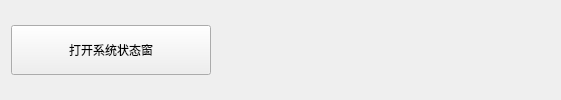
<?xml version="1.0" encoding="UTF-8"?>
<ui version="4.0">
 <class>WinSystemDebug</class>
 <widget class="QWidget" name="WinSystemDebug">
  <property name="geometry">
   <rect>
    <x>0</x>
    <y>0</y>
    <width>561</width>
    <height>100</height>
   </rect>
  </property>
  <property name="minimumSize">
   <size>
    <width>0</width>
    <height>100</height>
   </size>
  </property>
  <property name="maximumSize">
   <size>
    <width>16777215</width>
    <height>100</height>
   </size>
  </property>
  <property name="windowTitle">
   <string>WinSystemDebug</string>
  </property>
  <property name="styleSheet">
   <string notr="true">QLabel{font-size:17px;
font-weight:500;
}</string>
  </property>
  <layout class="QVBoxLayout" name="verticalLayout">
   <item>
    <widget class="QPushButton" name="pushButton">
     <property name="maximumSize">
      <size>
       <width>200</width>
       <height>50</height>
      </size>
     </property>
     <property name="text">
      <string>打开系统状态窗</string>
     </property>
    </widget>
   </item>
  </layout>
 </widget>
 <layoutdefault spacing="6" margin="11"/>
 <resources/>
 <connections/>
</ui>
